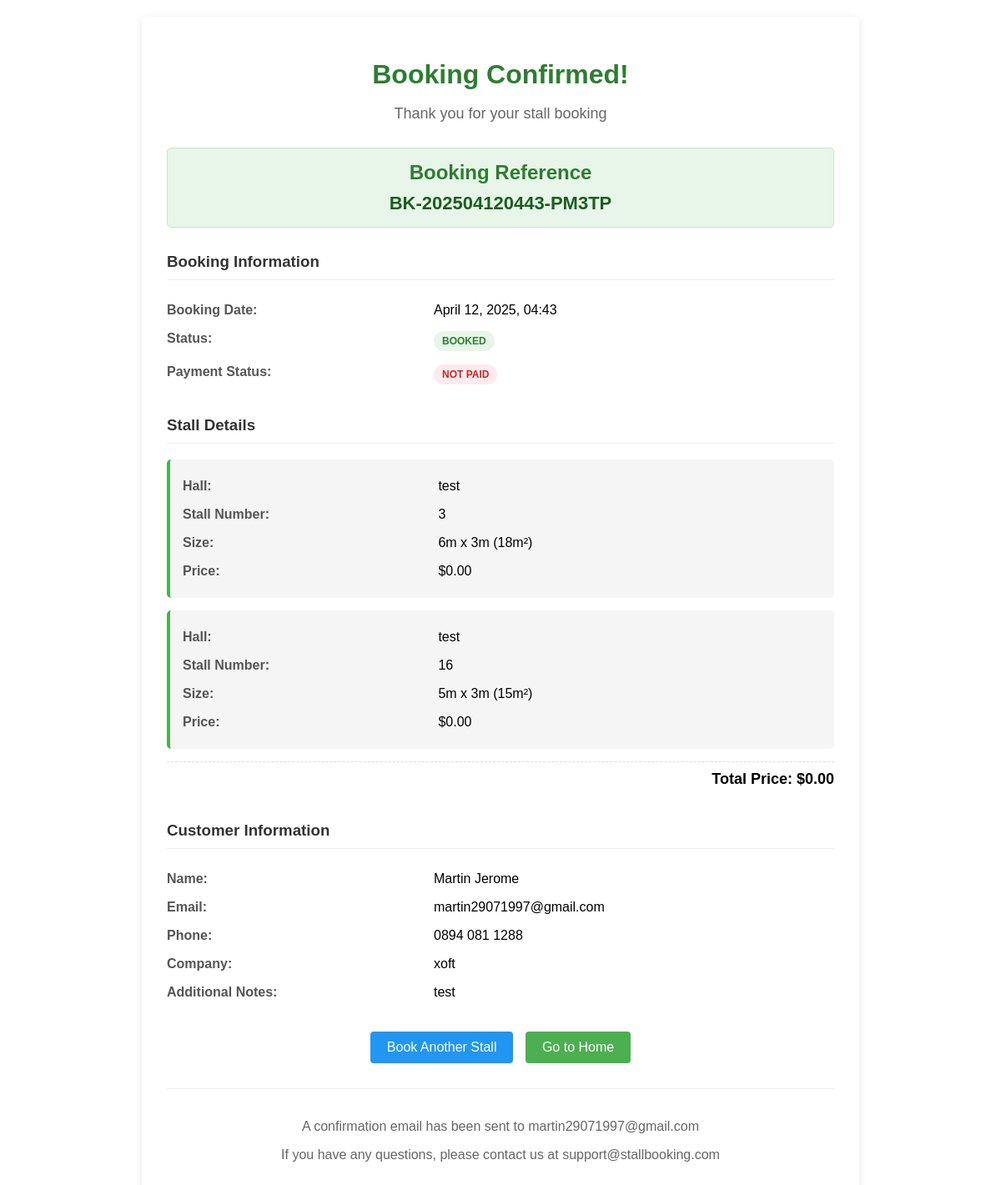
Before: /booking/9/confirmation/ with the older database file.
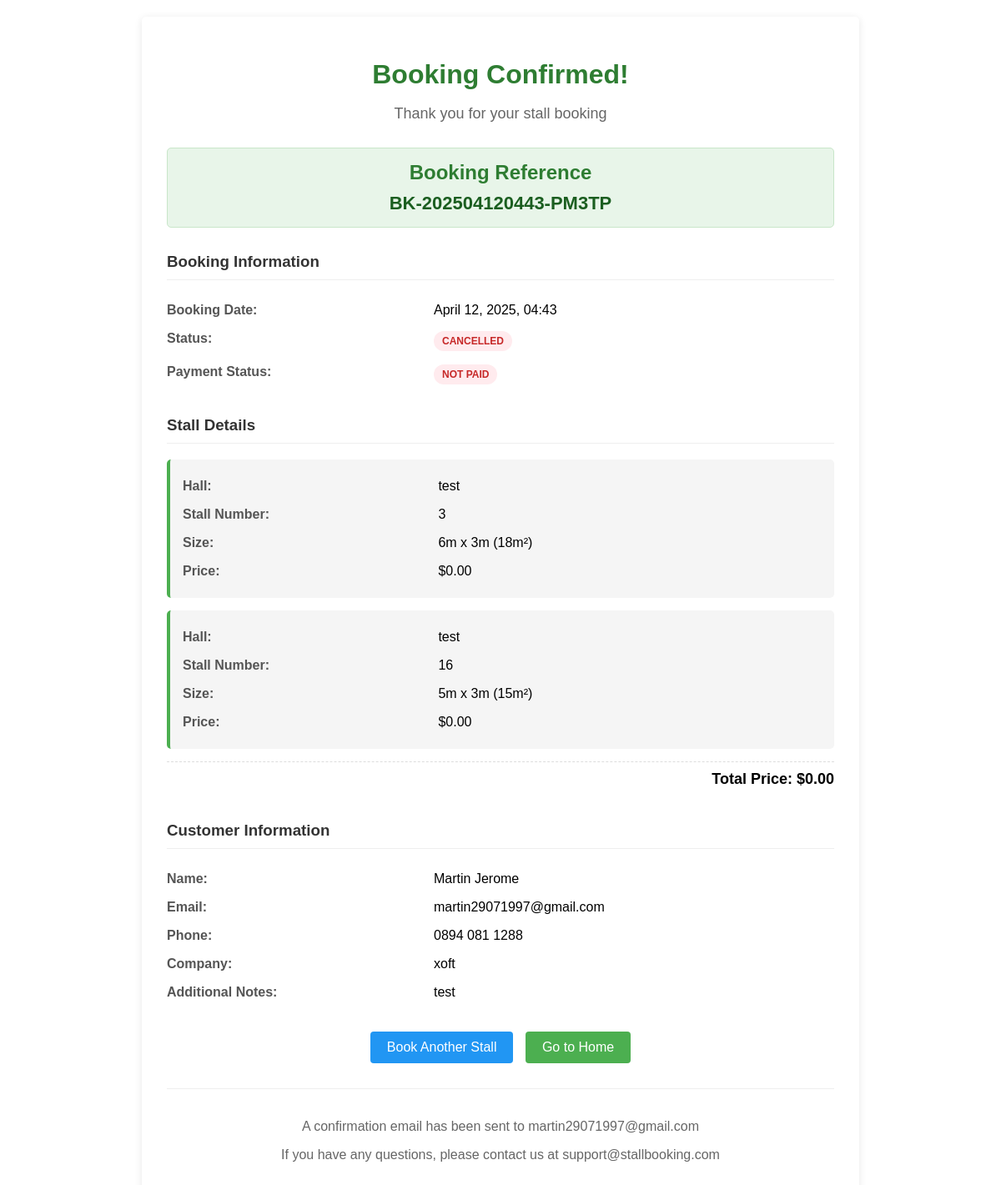
After: the same page with the newer database file.
### halls/models.py (models this page shows, shortened)
class Booking(models.Model):
    STATUS_CHOICES = [
        ('booked', 'Booked'),
        ('cancelled', 'Cancelled'),
    ]
    stalls = models.ManyToManyField(Stall, related_name='bookings')
    customer_name = models.CharField(max_length=100)
    customer_email = models.EmailField()
    customer_phone = models.CharField(max_length=20)
    company_name = models.CharField(max_length=100, blank=True, null=True)
    booking_date = models.DateTimeField(default=timezone.now)
    status = models.CharField(max_length=20, choices=STATUS_CHOICES, default='booked')
    notes = models.TextField(blank=True, null=True)
    payment_status = models.BooleanField(default=False)
    booking_reference = models.CharField(max_length=20, unique=True)

### halls/views.py (the view)
# urls.py: path('booking/<int:booking_id>/confirmation/', views.booking_confirmation, name='booking_confirmation'),
def booking_confirmation(request, booking_id):
    booking = get_object_or_404(Booking, id=booking_id)
    stalls = booking.stalls.all()
    total_price = sum(stall.price for stall in stalls)
    hall_id = stalls.first().hall.id if stalls.exists() else 1
    return render(request, 'halls/booking_confirmation.html', {
        'booking': booking,
        'stalls': stalls,
        'total_price': total_price,
        'hall_id': hall_id
    })

### halls/models.py (called while the page is built)
    @property
    def area(self):
        return self.width * self.height

### templates/halls/booking_confirmation.html (shortened to what the changed rows need)
<!DOCTYPE html>
<html lang="en">
<head>
</head>
<body>
    <div class="container">
        <div class="header">
            <h1>Booking Confirmed!</h1>
        </div>
        <div class="confirmation-number">
            <h2>Booking Reference</h2>
            <p>{{ booking.booking_reference }}</p>
        </div>
        <div class="booking-details">
            <div class="detail-row">
                <div class="detail-label">Booking Date:</div>
                <div class="detail-value">{{ booking.booking_date|date:"F j, Y, H:i" }}</div>
            </div>
            <div class="detail-row">
                <div class="detail-value">
                    <span class="status status-{{ booking.status }}">{{ booking.get_status_display }}</span>
                </div>
            </div>
        </div>
        <div class="customer-details">
            <div class="detail-row">
                <div class="detail-label">Name:</div>
                <div class="detail-value">{{ booking.customer_name }}</div>
            </div>
            <div class="detail-row">
                <div class="detail-label">Email:</div>
                <div class="detail-value">{{ booking.customer_email }}</div>
            </div>
            <div class="detail-row">
                <div class="detail-label">Phone:</div>
                <div class="detail-value">{{ booking.customer_phone }}</div>
            </div>
            {% if booking.company_name %}
            <div class="detail-row">
                <div class="detail-label">Company:</div>
                <div class="detail-value">{{ booking.company_name }}</div>
            </div>
            {% endif %}
            {% if booking.notes %}
            <div class="detail-row">
                <div class="detail-label">Additional Notes:</div>
                <div class="detail-value">{{ booking.notes }}</div>
            </div>
            {% endif %}
        </div>
        <div class="footer">
            <p>A confirmation email has been sent to {{ booking.customer_email }}</p>
            <p>If you have any questions, please contact us at support@stallbooking.com</p>
        </div>
    </div>
</body>
</html>

Changed rows visible on the page:
changed Booking "BK-202504120443-PM3TP": status "BOOKED" → "CANCELLED"
